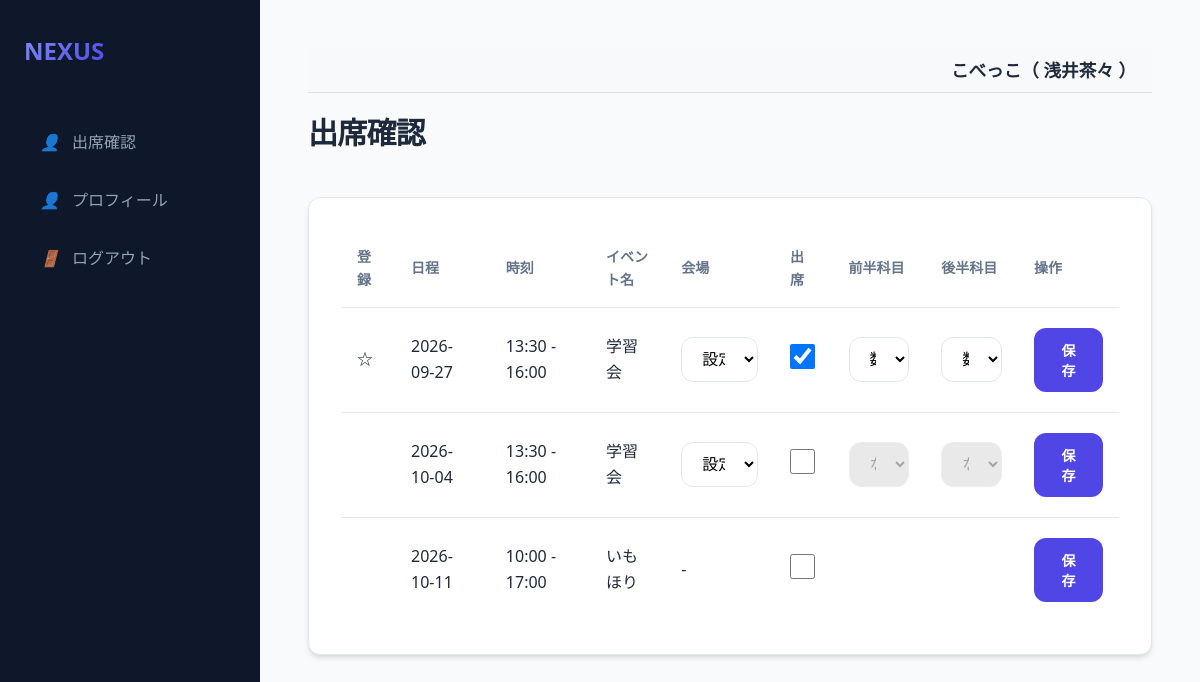
/student/dashboard (signed in), run on an earlier commit of the app's database.
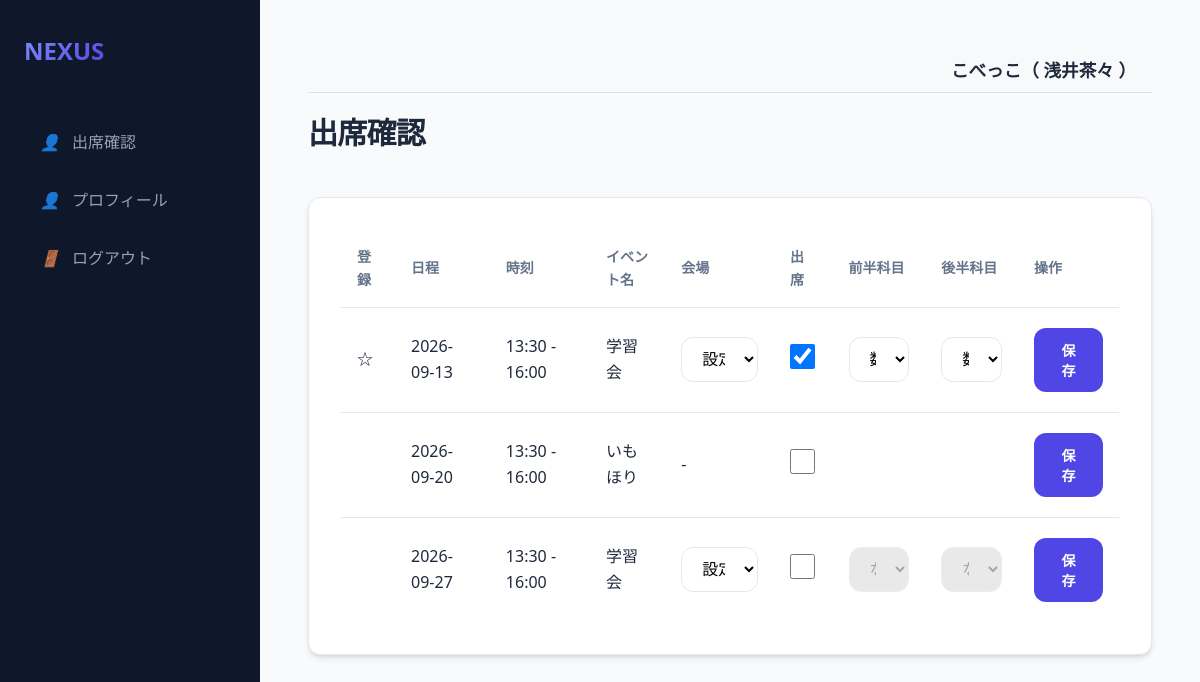
And on a later commit of the database.
### models.py (models this page shows)
class Event(db.Model):
    id = db.Column(db.Integer, primary_key=True)
    date = db.Column(db.DateTime, nullable=False)
    name = db.Column(db.String(100), nullable=False)
    organization_id = db.Column(db.Integer, db.ForeignKey('organization.id'), nullable=False)
    organization = db.relationship('Organization')
    venues = db.relationship('Venue', secondary=event_venue, backref='events')
    teacher_start = db.Column(db.String(5), nullable=False)
    teacher_end = db.Column(db.String(5), nullable=False)
    student_start = db.Column(db.String(5), nullable=False)
    student_end = db.Column(db.String(5), nullable=False)
    publish_to = db.Column(db.String(20), default='両0')
    status = db.Column(db.String(20), default='公開前')

class EventAttendance(db.Model):
    id = db.Column(db.Integer, primary_key=True)
    event_id = db.Column(db.Integer, db.ForeignKey('event.id'), nullable=False)
    user_id = db.Column(db.Integer, db.ForeignKey('user.id'), nullable=False)
    venue_id = db.Column(db.Integer, db.ForeignKey('venue.id'), nullable=True) # マッチング時に必要
    attend = db.Column(db.Boolean, default=False)
    subject1 = db.Column(db.String(20))
    subject2 = db.Column(db.String(20))
    achievement = db.Column(db.Integer) # 1-4
    compatibility = db.Column(db.Integer) # 1-4
    updated_by = db.Column(db.String(10)) # 'user' or 'admin'

### app.py (the view)
@app.route('/student/dashboard', methods=['GET'])
@login_required
def student_dashboard():
    user = db.session.get(User, session['user_id'])
    org_id = user.organization_id
    events = Event.query.filter(Event.organization_id == org_id,
                                Event.status.in_(['実施前', '実施']),
                                Event.publish_to.in_(['両方', '生徒'])).order_by(Event.date).all()
    venues = Venue.query.filter_by(organization_id=org_id).all()
    all_attendances = {a.event_id: a for a in EventAttendance.query.filter_by(user_id=session['user_id']).all()}
    return render_template('student_dashboard.html', events=events, venues=venues, all_attendances=all_attendances)

### app.py (called while the page is built)
@app.after_request
def add_header(response):
    response.headers['Cache-Control'] = 'no-store, no-cache, must-revalidate, max-age=0'
    response.headers['Pragma'] = 'no-cache'
    response.headers['Expires'] = '0'
    return response

def login_required(f):
    @wraps(f)
    def decorated_function(*args, **kwargs):
        if 'user_id' not in session:
            return redirect(url_for('login'))
        return f(*args, **kwargs)
    return decorated_function

@app.context_processor
def inject_user():
    user = None
    if 'user_id' in session:
        user = db.session.get(User, session['user_id'])
    return dict(current_user=user)

### templates/student_dashboard.html (shortened to what this page needs)
{% extends "base.html" %}
{% block content %}
<div class="header">
    <h1>出席確認</h1>
</div>
<div class="card">
    <div class="table-container">
        <table>
            <thead>
                <tr>
                    <th>登録</th>
                    <th>日程</th>
                    <th>時刻</th>
                    <th>イベント名</th>
                    <th>会場</th>
                    <th>出席</th>
                    <th>前半科目</th>
                    <th>後半科目</th>
                    <th>操作</th>
                </tr>
            </thead>
            <tbody>
                {% for event in events %}
                {% set att = all_attendances.get(event.id) %}
                {% set is_study = (event.name == '学習会') %}
                <tr>
                    <td>
                        {% if att %}
                            {% if att.updated_by == 'user' %}★
                            {% elif att.updated_by == 'admin' %}☆
                            {% endif %}
                        {% endif %}
                    </td>
                    <td>{{ event.date.strftime('%Y-%m-%d') }}</td>
                    <td>{{ event.student_start }} - {{ event.student_end }}</td>
                    <td>{{ event.name }}</td>
                    <td>
                        {% if is_study %}
                        <select name="venue_id" id="venue_{{event.id}}" form="form_{{event.id}}" class="subject-input">
                            {% if not venues %}
                            <option value="">設定なし</option>
                            {% endif %}
                        </select>
                        {% else %}
                        -
                        {% endif %}
                    </td>
                    <td>
                        <input type="checkbox" name="attend" value="true" form="form_{{event.id}}" class="large-checkbox attend-checkbox" data-event-id="{{event.id}}"
                               {{ 'checked' if att and att.attend }}>
                    </td>
                    <td>
                        {% if is_study %}
                        <select name="subject1" id="sub1_{{event.id}}" form="form_{{event.id}}" class="subject-input" {{ 'disabled' if not (att and att.attend) }}>
                            {% for sub in ['数学', '英語', '国語', '理科', '社会', 'なし'] %}
                            <option value="{{sub}}" {{ 'selected' if (att.subject1 if att else 'なし') == sub }}>{{sub}}</option>
                            {% endfor %}
                        </select>
                        {% else %}
                        &nbsp;
                        {% endif %}
                    </td>
                    <td>
                        {% if is_study %}
                        <select name="subject2" id="sub2_{{event.id}}" form="form_{{event.id}}" class="subject-input" {{ 'disabled' if not (att and att.attend) }}>
                            {% for sub in ['数学', '英語', '国語', '理科', '社会', 'なし'] %}
                            <option value="{{sub}}" {{ 'selected' if (att.subject2 if att else 'なし') == sub }}>{{sub}}</option>
                            {% endfor %}
                        </select>
                        {% else %}
                        &nbsp;
                        {% endif %}
                    </td>
                    <td>
                        <button type="submit" form="form_{{event.id}}" class="btn btn-primary">保存</button>
                    </td>
                </tr>
                {% endfor %}
            </tbody>
        </table>
    </div>
</div>
{% endblock %}

What changed in the data, as far as the page shows it:
no longer on this page (row edited): Event: date "2026-10-04", student_start "13:30", student_end "16:00", name "学習会", subject1 "なし", subject2 "なし"
removed Event: date "2026-10-11", student_start "10:00", student_end "17:00", name "いもほり"
changed Event "数学": date "2026-09-27" → "2026-09-13"
now on this page (row edited): Event: date "2026-09-20", student_start "13:30", student_end "16:00", name "いもほり"
now on this page (row edited): Event: date "2026-09-27", student_start "13:30", student_end "16:00", name "学習会", subject1 "なし", subject2 "なし"
